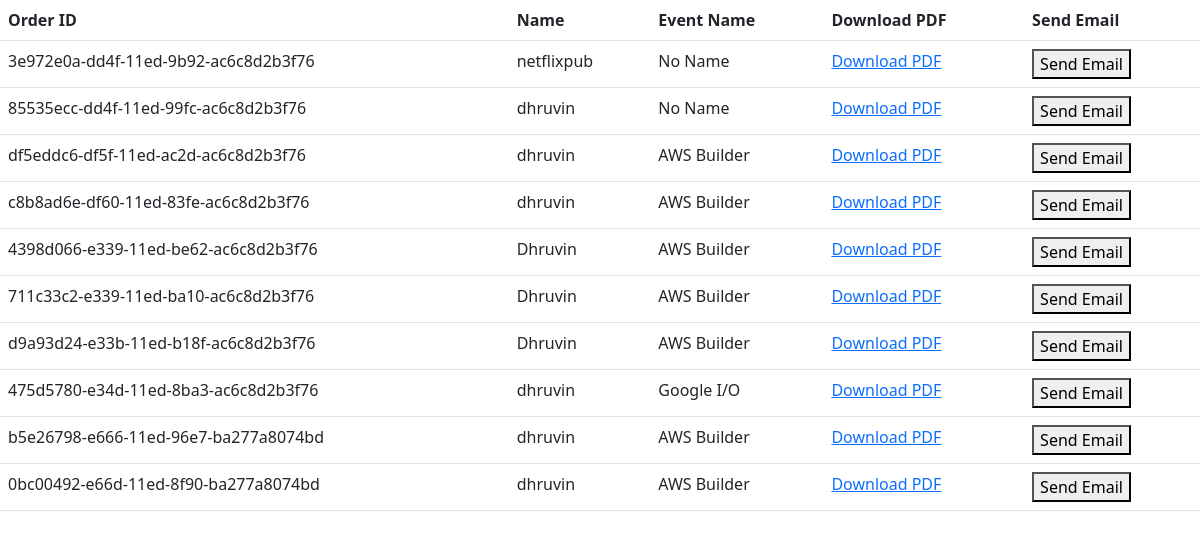
The page /demo1/sendemail/ (signed in) on the database its author committed.
### demo1/models.py (models this page shows)
class Participant(models.Model):
        order_id = models.CharField(max_length=150, primary_key=True)
        eventid = models.CharField(max_length=255)
        eventname = models.CharField(max_length=255, default="No Name")
        name = models.CharField(max_length=255)
        email = models.EmailField(max_length=255)
        phonenumber = models.CharField(max_length=15)
        qrimage = models.ImageField(upload_to='app/', default=False)
        qr_scanned = models.BooleanField(default=False)
        file = models.CharField(max_length=200,default='abc')

### demo1/views.py (the view)
# urls.py: path('sendemail/', views.sendemail, name='sendemail'),
@login_required
def sendemail(request):
        userdetail = Participant.objects.all()
        context = {'userdetail':userdetail}
        return render(request, 'sendemail.html', context)

### templates/sendemail.html (shortened to what this page needs)
<!DOCTYPE html>
<html lang="en">
<head>
    <link href="https://cdn.jsdelivr.net/npm/bootstrap@5.3.0-alpha3/dist/css/bootstrap.min.css" rel="stylesheet">
</head>
<body>
    <table class="table">
        <thead class="thead-dark">
        <thead>
            <tr>
                <th scope="col">Order ID</th>
                <th scope="col">Name</th>
                <th scope="col">Event Name</th>
                <th scope="col">Download PDF</th>
                <th scope="col">Send Email</th>
            </tr>
        </thead>
        <tbody>
            {% for a in userdetail %}
            <tr>
                <td>{{ a.order_id }}</td>
                <td>{{ a.name }}</td>
                <td>{{ a.eventname }}</td>
                <td><a href="/static/pdf/invoice_{{ a.order_id }}.pdf">Download PDF</a></td>
                <td>
                <form method="post" action="{% url 'emailbutton' %}">
                        <button type="submit">Send Email</button>
                </form>
            </td>
            </tr>
            {% endfor %}
        </tbody>
    </table>
</body>
</html>

### rows shown on the page
Participant: order_id "3e972e0a-dd4f-11ed-9b92-ac6c8d2b3f76", name "netflixpub", eventname "No Name"
Participant: order_id "85535ecc-dd4f-11ed-99fc-ac6c8d2b3f76", name "dhruvin", eventname "No Name"
Participant: order_id "df5eddc6-df5f-11ed-ac2d-ac6c8d2b3f76", name "dhruvin", eventname "AWS Builder"
Participant: order_id "c8b8ad6e-df60-11ed-83fe-ac6c8d2b3f76", name "dhruvin", eventname "AWS Builder"
Participant: order_id "4398d066-e339-11ed-be62-ac6c8d2b3f76", name "Dhruvin", eventname "AWS Builder"
Participant: order_id "711c33c2-e339-11ed-ba10-ac6c8d2b3f76", name "Dhruvin", eventname "AWS Builder"
Participant: order_id "d9a93d24-e33b-11ed-b18f-ac6c8d2b3f76", name "Dhruvin", eventname "AWS Builder"
Participant: order_id "475d5780-e34d-11ed-8ba3-ac6c8d2b3f76", name "dhruvin", eventname "Google I/O"
Participant: order_id "b5e26798-e666-11ed-96e7-ba277a8074bd", name "dhruvin", eventname "AWS Builder"
Participant: order_id "0bc00492-e66d-11ed-8f90-ba277a8074bd", name "dhruvin", eventname "AWS Builder"
